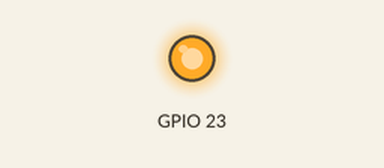
The program below on a simulated Raspberry Pi (BCM pin numbers). On the bench: output pins drawn as LEDs (lit = HIGH). At 0.0 s the program stops and its outputs stay as they are.

Above: at 0.1 s.
Timing chart, 0 to 1.5 s (numbered marks = the images above):
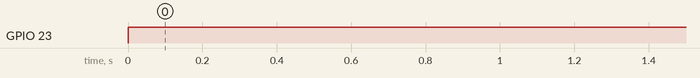

Measured:
- by itself, GPIO 23: LOW → HIGH at 0.00 s

The program:

GPIO-23-ON.py
```python
#
# GPIO-23-ON.py - This is a Python script designed to activate
# GPIO line 23, and enable ouput voltage on the pin. When
# combined with GPIO-23-OFF.py, this script can be used to manually
# test a circuit configured to use GPIO line 23.
#
#------------------------------------------------------------------
# Change History
#------------------------------------------------------------------
# Version   |   Description
#------------------------------------------------------------------
#    1          Initial Development
#------------------------------------------------------------------

# Load the GPIO interface from the Raspberry Pi Python Module
# The GPIO interface will be available through the GPIO object
import RPi.GPIO as GPIO

# Setup the GPIO interface
#
# 1. Turn off warnings for now - they can be useful for debugging more
#    complex code.
# 2. Tell the GPIO library we are using Broadcom pin-numbering. The
#    Raspberry Pi CPU is manufactured by Broadcom, and they have a
#    specific numbering scheme for the GPIO pins. It does not match
#    the layout on the header. However, the Broadcom pin numbering is
#    what is printed on the GPIO Breakout Board, so this should match!
# 3. Tell the GPIO library that we are using GPIO line 23, and that
#    we are using it for Output. When this state is configured, setting
#    the GPIO line to true will provide positive voltage on that pin.
#    Based on the circuit we have built, positive voltage on the GPIO
#    pin will flow through the LED, through the resistor to the ground
#    pin and the LED will light up.
GPIO.setwarnings(False)
GPIO.setmode(GPIO.BCM)
GPIO.setup(23, GPIO.OUT)

# Set GPIO line 23 to True - enable output voltage
# This turns on voltage output to whatever may be connected to
# GPIO line 23.
GPIO.output(23, True)
```
